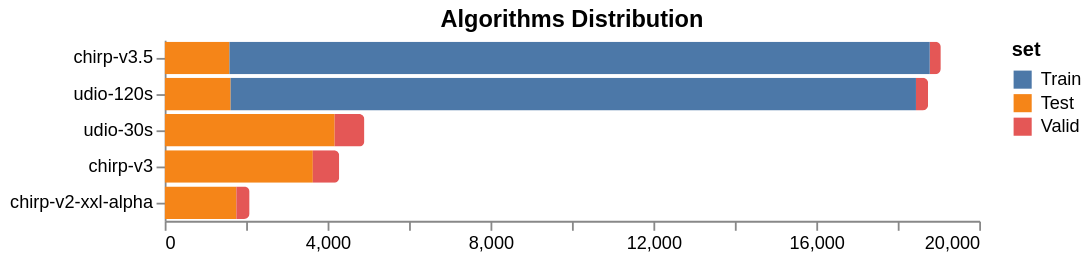

The notebook cell this image was saved under:
### Code cell
import altair as alt

chart = alt.Chart(algo_data).mark_bar(cornerRadiusTopRight=3, cornerRadiusBottomRight=3).encode(
    y=alt.Y('algorithm:N', sort='-x', title=None), 
    x=alt.X('count:Q', title=None),
    color=alt.Color('set:N', sort=['Train', 'Test', 'Valid']),
    order=alt.Order('set', sort='ascending'),
    tooltip=['algorithm', 'set', 'count']
).properties(
    title='Algorithms Distribution',
    width=450,
    height=100 # Zmniejszając tę wartość, "bijesz" wykres w pionie
).configure_view(
    strokeWidth=0
).configure_axis(
    grid=False
)

chart.display()

### Figure 1 — Vega-Lite specification as saved in the notebook (floating-point values rounded to 4 significant figures)
{"config": {"view": {"continuousWidth": 300, "continuousHeight": 300, "strokeWidth": 0}, "axis": {"grid": false}}, "data": {"name": "data-1cde78501d63bc28dccb1026a7102036"}, "mark": {"type": "bar", "cornerRadiusBottomRight": 3, "cornerRadiusTopRight": 3}, "encoding": {"color": {"field": "set", "sort": ["Train", "Test", "Valid"], "type": "nominal"}, "order": {"field": "set", "sort": "ascending", "type": "nominal"}, "tooltip": [{"field": "algorithm", "type": "nominal"}, {"field": "set", "type": "nominal"}, {"field": "count", "type": "quantitative"}], "x": {"field": "count", "title": null, "type": "quantitative"}, "y": {"field": "algorithm", "sort": "-x", "title": null, "type": "nominal"}}, "height": 100, "title": "Algorithms Distribution", "width": 450, "$schema": "https://vega.github.io/schema/vega-lite/v6.4.1.json", "datasets": {"data-1cde78501d63bc28dccb1026a7102036": [{"algorithm": "chirp-v2-xxl-alpha", "set": "Test", "count": 1759, "total": 2084}, {"algorithm": "chirp-v2-xxl-alpha", "set": "Valid", "count": 325, "total": 2084}, {"algorithm": "chirp-v3", "set": "Test", "count": 3637, "total": 4285}, {"algorithm": "chirp-v3", "set": "Valid", "count": 648, "total": 4285}, {"algorithm": "udio-30s", "set": "Test", "count": 4173, "total": 4903}, {"algorithm": "udio-30s", "set": "Valid", "count": 730, "total": 4903}, {"algorithm": "udio-120s", "set": "Test", "count": 1619, "total": 18745}, {"algorithm": "udio-120s", "set": "Valid", "count": 298, "total": 18745}, {"algorithm": "udio-120s", "set": "Train", "count": 16828, "total": 18745}, {"algorithm": "chirp-v3.5", "set": "Valid", "count": 272, "total": 19057}, {"algorithm": "chirp-v3.5", "set": "Test", "count": 1590, "total": 19057}, {"algorithm": "chirp-v3.5", "set": "Train", "count": 17195, "total": 19057}]}}
